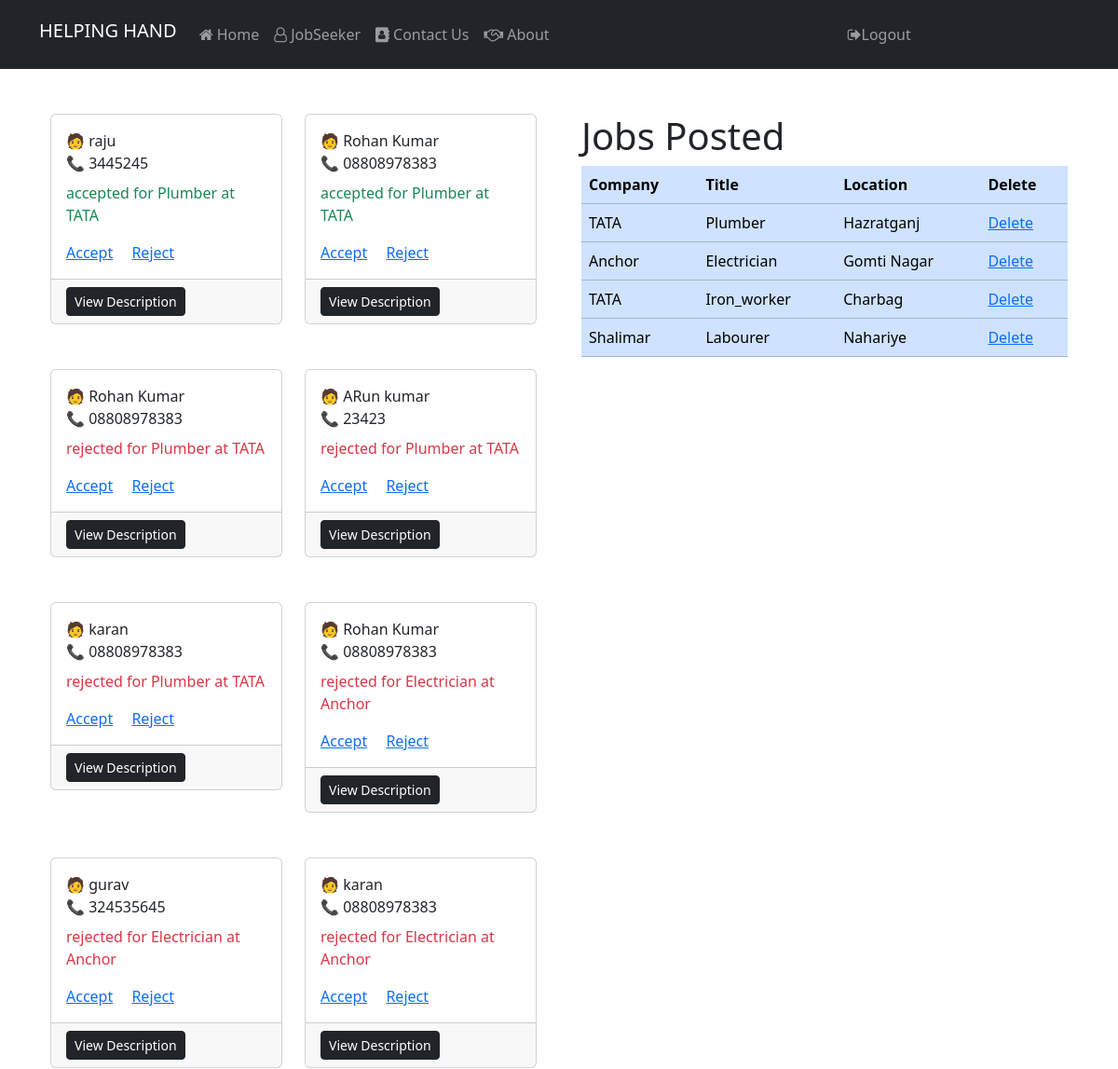
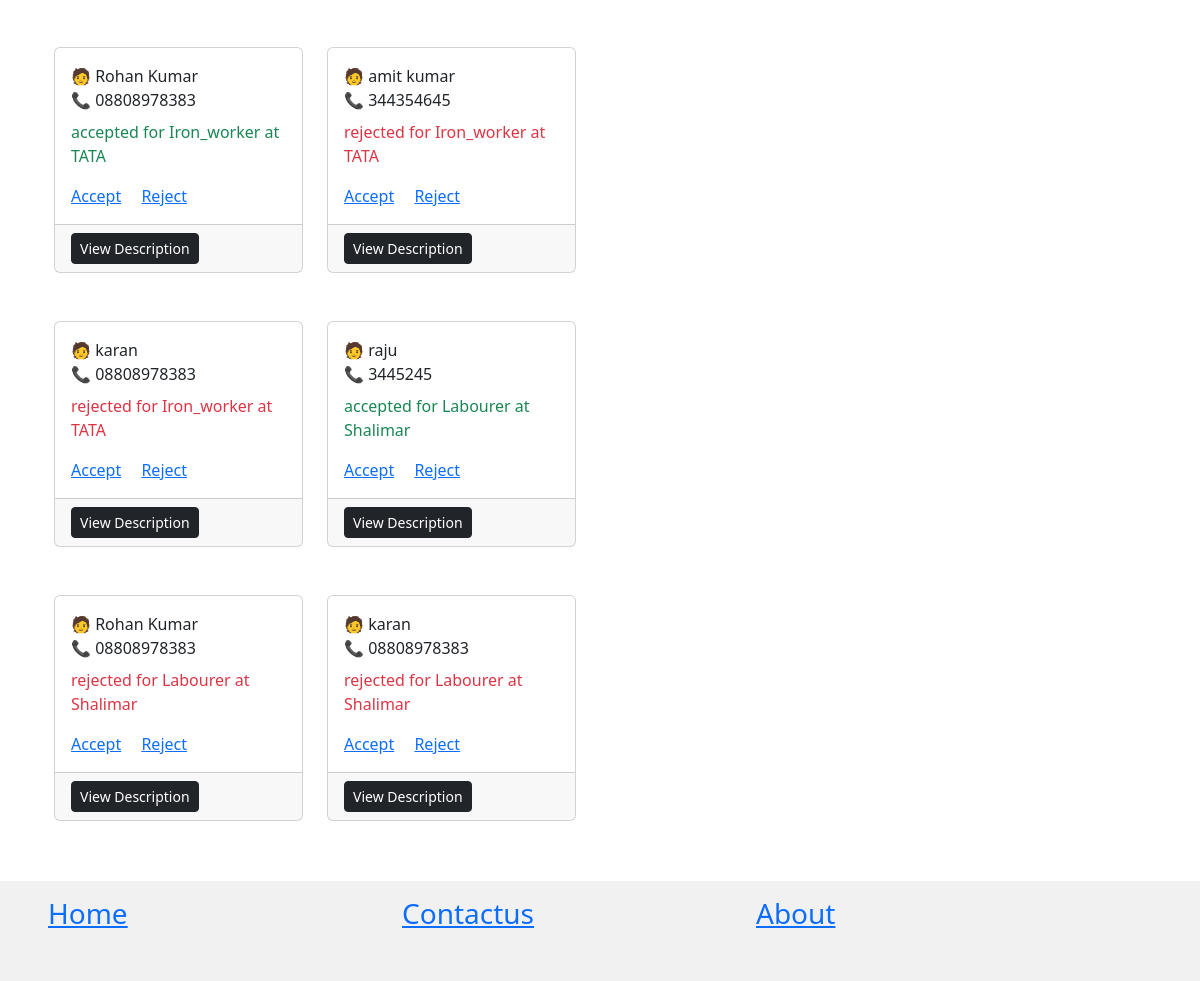
/employer/applicants/ (signed in), run on the app's committed database (2 pictures, top to bottom).
### jobseeker/models.py (models this page shows, shortened)
class Application(models.Model):
    job = models.ForeignKey(Job, on_delete=models.CASCADE)
    person = models.ForeignKey(Person, on_delete=models.CASCADE)
    created_on = models.DateTimeField(auto_now_add=True)
    updated_on = models.DateTimeField(auto_now=True)
    accepted = models.BooleanField(default=False)

class Person(models.Model):
    user = models.ForeignKey(User, on_delete=models.CASCADE)
    image = models.ImageField(upload_to='images/', blank=False, null=True)
    name = models.CharField(max_length=50 )
    email = models.EmailField()
    phone = models.CharField(max_length=15 )
    address = models.TextField(blank=True, null=True, max_length=100)
    city = models.CharField(max_length=50)
    state = models.CharField(max_length=50)
    pincode = models.CharField(max_length=6)
    resume = models.FileField(upload_to='resume/', blank=True, null=True)
    education = models.CharField("Highest Education ", max_length=15 ,blank=True, null=True)
    created_on = models.DateTimeField(auto_now_add=True)
    updated_on = models.DateTimeField(auto_now=True)
    def __str__(self):
        return self.name

### employer/models.py (models this page shows)
class Job(models.Model):
    title = models.CharField(max_length=255)
    description = models.TextField()
    requirements = models.TextField(blank=True)
    location = models.CharField(max_length=255)
    company_name = models.CharField(max_length=255)
    company_website = models.URLField(blank=True)
    company_logo = models.ImageField(upload_to='job_logos/', blank=True)
    is_published = models.BooleanField(default=False)
    posted_date = models.DateTimeField(auto_now_add=True)
    user = models.ForeignKey(User, on_delete=models.CASCADE)
    def __str__(self):
        return self.title

### employer/views.py (the view)
# urls.py: path('applicants/', views.applicants, name='applicants'),
@login_required
def applicants(request):
    try:
        profile =Profile.objects.get(user=request.user)
        if profile.user_type == 'RC':
            try:
                employer = Employer.objects.filter(user=request.user).first()
                print('employer', employer)
                if employer is not None:
                    print(request.user)
                    jobs = Job.objects.filter(user=request.user)
                    applications = Application.objects.filter(job__user=request.user)
                    appl_counts = applications.count()
                    ctx = {
                        'appl': applications,
                        'counts': appl_counts,
                        'jobs': jobs,
                    }
                    return render(request, 'employer/applicants.html', ctx)
                else:
                    messages.error(request, 'you have not filled the employer form')
                    return redirect('employer_home')
            except Employer.DoesNotExist:
                messages.error(request, 'you have not filled the employer form')
                return redirect('employer_home')
        else:
            messages.error(request, 'you are not an employer')
            return redirect('/')
    except Profile.DoesNotExist:
        messages.error(request, 'you have not filled the profile form')
        return redirect('create_profile')
    return render(request, 'employer/applicants.html')

### templates/employer/applicants.html (shortened to what this page needs)
{% extends 'layout/base.html' %}
{% load static %}
{% load django_bootstrap5 %}
{% block content %}
<div class="container">
    <div class="row">
        <div class="col-md-6 mt-5">
            <div class="container-fluid">
                <div class="row">
                    {% for item in appl %}
                    <div class="col-md-6 mb-5">
                        <div class="card">
                            <div class="card-body">
                                <div class="card-title">
                                    🧑 {{item.person}}
                                    <br>📞 {{item.person.phone}}
                                </div>
                                <p class="">
                                    {% if item.accepted %}
                                    <span class="text-success">
                                        accepted for {{item.job}} at {{item.job.company_name}}
                                    </span>
                                    {% else %}
                                    <span class="text-danger">
                                        rejected for {{item.job}} at {{item.job.company_name}}
                                    </span>
                                    {% endif %}
                                </p>
                                <a href="{% url 'accept' item.id %}" class="card-link">Accept</a>
                                <a href="{% url 'reject' item.id %}" class="card-link">Reject</a>
                            </div>
                            <div class="card-footer">
                                <a class="btn btn-dark btn-sm" href="{% url 'job' item.id %}">View Description</a>
                            </div>
                        </div>
                    </div>
                    {% empty %}
                    <a href="{% url 'create_job' %}">Create New Job Post</a>
                    {% endfor %}
                </div>
            </div>
        </div>
        <div class="col-md-6 mt-5">
            <div class="container-fluid">
                <div class="row">
                    <div class="col-md-12">
                        <h1>Jobs Posted</h1>
                    </div>
                    <div class="table-responsive">
                        <table class="table table-primary">
                            <thead>
                                <tr>
                                    <th scope="col">Company</th>
                                    <th scope="col">Title</th>
                                    <th scope="col">Location</th>
                                    <th scope="col">Delete</th>
                                </tr>
                            </thead>
                            <tbody>
                                {% for j in jobs %}
                                <tr class="">
                                    <td scope="row">{{j.company_name}}</td>
                                    <td>{{j.title}}</td>
                                    <td>{{j.location}}</td>
                                    <td><a href="{% url 'delete_job' j.id %}">Delete</a></td>
                                </tr>
                                {% endfor %}
                            </tbody>
                        </table>
                    </div>
                </div>
            </div>
        </div>
    </div>
</div>
{% endblock %}

### data on the page
Application: person "raju", person.phone "3445245", job "Plumber", job.company_name "TATA"
Application: person "Rohan Kumar", person.phone "08808978383", job "Plumber", job.company_name "TATA"
Application: person "Rohan Kumar", person.phone "08808978383", job "Plumber", job.company_name "TATA"
Application: person "ARun kumar", person.phone "23423", job "Plumber", job.company_name "TATA"
Application: person "karan", person.phone "08808978383", job "Plumber", job.company_name "TATA"
Application: person "Rohan Kumar", person.phone "08808978383", job "Electrician", job.company_name "Anchor"
Application: person "gurav", person.phone "324535645", job "Electrician", job.company_name "Anchor"
Application: person "karan", person.phone "08808978383", job "Electrician", job.company_name "Anchor"
Application: person "Rohan Kumar", person.phone "08808978383", job "Iron_worker", job.company_name "TATA"
Application: person "amit kumar", person.phone "344354645", job "Iron_worker", job.company_name "TATA"
Application: person "karan", person.phone "08808978383", job "Iron_worker", job.company_name "TATA"
Application: person "raju", person.phone "3445245", job "Labourer", job.company_name "Shalimar"
Application: person "Rohan Kumar", person.phone "08808978383", job "Labourer", job.company_name "Shalimar"
Application: person "karan", person.phone "08808978383", job "Labourer", job.company_name "Shalimar"
Job: company_name "TATA", title "Plumber", location "Hazratganj"
Job: company_name "Anchor", title "Electrician", location "Gomti Nagar"
Job: company_name "TATA", title "Iron_worker", location "Charbag"
Job: company_name "Shalimar", title "Labourer", location "Nahariye"
